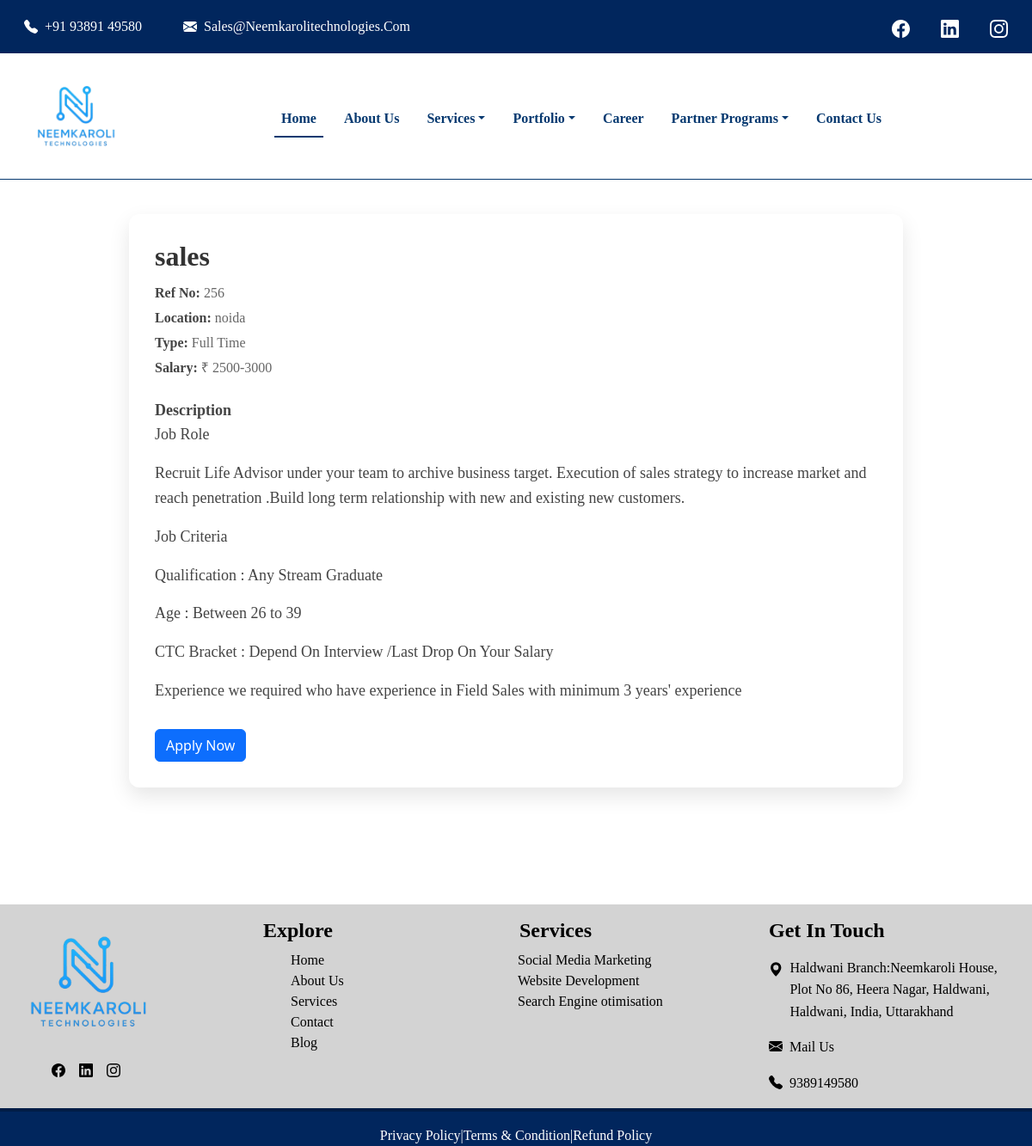
/app/job/1/, run on the app's committed database.
### my_app/models.py (models this page shows, shortened)
class JobPost(models.Model):
    title = models.CharField(max_length=255)
    location = models.CharField(max_length=100)
    experience = models.CharField(max_length=50)
    job_type = models.CharField(max_length=20, choices=JOB_TYPE_CHOICES)
    salary = models.CharField(max_length=100, blank=True, null=True)
    description = models.TextField()
    posted_on = models.DateField(auto_now_add=True)
    reference_number = models.CharField(max_length=100, unique=True, null=True, blank=True)

### my_app/views.py (the view)
# urls.py: path('job/<int:pk>/', views.job_detail, name='job_detail'),
def job_detail(request, pk):
    job = get_object_or_404(JobPost, pk=pk)
    return render(request, 'my_app/job_detail.html', {'job': job})

### my_app/templates/my_app/job_detail.html (shortened to what this page needs)
{% extends 'layout.html' %}
{% block content %}
  <div class="job-detail-container">
    <h1 class="job-title">{{ job.title }}</h1>
    <div class="job-meta">
      <strong>Ref No:</strong> {{ job.reference_number }}<br />
      <strong>Location:</strong> {{ job.location }} <br />
      <strong>Type:</strong> {{ job.job_type }} <br />
      <strong>Salary:</strong> {{ job.salary|default:'Not disclosed' }}
    </div>
    <div class="job-description">
      <strong>Description</strong><br />
      {{ job.description|linebreaks }}
    </div>
    <button type="button" class="btn btn-primary" data-bs-toggle="modal" data-bs-target="#applyModal">Apply Now</button>
  </div>
{% endblock %}

### templates/layout.html (style rules this page uses)
body { margin: 0px; padding: 0px; }
* { margin: 0px; padding: 0px; font-family: Georgia, 'Times New Roman', Times, serif; }

### my_app/templates/my_app/job_detail.html (style rules this page uses)
.job-detail-container { max-width: 900px; margin: 40px auto; padding: 30px; background: #fff; border-radius: 12px; box-shadow: 0 10px 25px rgba(0, 0, 0, 0.1); font-family: 'Segoe UI', sans-serif; }
.job-title { font-size: 32px; font-weight: 700; color: #333; margin-bottom: 10px; }
.job-meta { font-size: 16px; color: #666; margin-bottom: 20px; line-height: 1.8; }
.job-meta strong { color: #444; }
.job-description { font-size: 18px; line-height: 1.6; color: #444; margin-bottom: 30px; }

### data on the page
JobPost: title "sales", reference_number "256", location "noida", job_type "Full Time", salary "₹ 2500-3000", description "Job Role Recruit Life Advisor under your team to archive business target. Execution of sales strategy to increase market and reach penetration .Build long term relationship with new and existing new customers. Job Criteria Qualification : Any Stream Graduate Age : Between 26 to 39 CTC Bracket : Depend On Interview /Last Drop On Your Salary Experience we required who have experience in Field Sales with minimum 3 years' experience"
